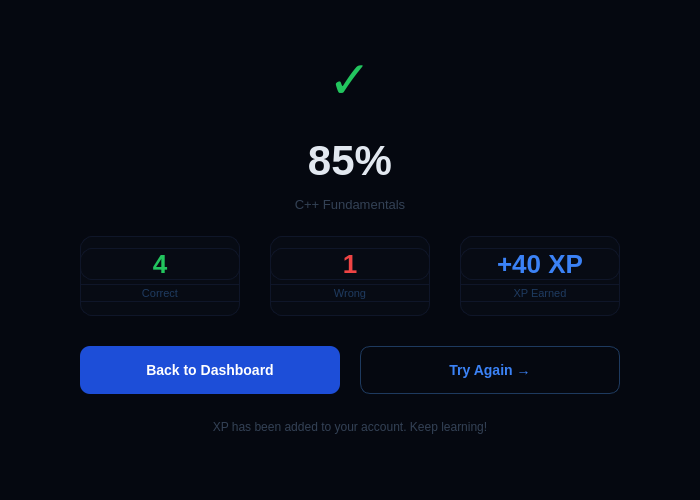
<?xml version="1.0" encoding="UTF-8"?>
<ui version="4.0">
 <class>quizresultwindow</class>
 <widget class="QWidget" name="quizresultwindow">
  <property name="geometry">
   <rect><x>0</x><y>0</y><width>700</width><height>500</height></rect>
  </property>
  <property name="windowTitle"><string>Langora — Results</string></property>
  <property name="styleSheet">
   <string notr="true">QWidget#quizresultwindow { background-color: #050810; }</string>
  </property>

  <!-- Result icon -->
  <widget class="QLabel" name="label_icon">
   <property name="geometry"><rect><x>270</x><y>40</y><width>160</width><height>80</height></rect></property>
   <property name="styleSheet"><string notr="true">QLabel { color: #22c55e; font-size: 52px; background: transparent; }</string></property>
   <property name="text"><string>✓</string></property>
   <property name="alignment"><set>Qt::AlignmentFlag::AlignCenter</set></property>
  </widget>

  <!-- Score -->
  <widget class="QLabel" name="label_score">
   <property name="geometry"><rect><x>100</x><y>130</y><width>500</width><height>60</height></rect></property>
   <property name="styleSheet"><string notr="true">QLabel { color: #e2e8f0; font-size: 42px; font-weight: bold; background: transparent; }</string></property>
   <property name="text"><string>85%</string></property>
   <property name="alignment"><set>Qt::AlignmentFlag::AlignCenter</set></property>
  </widget>

  <!-- Course name -->
  <widget class="QLabel" name="label_course">
   <property name="geometry"><rect><x>100</x><y>192</y><width>500</width><height>24</height></rect></property>
   <property name="styleSheet"><string notr="true">QLabel { color: #334155; font-size: 13px; background: transparent; }</string></property>
   <property name="text"><string>C++ Fundamentals</string></property>
   <property name="alignment"><set>Qt::AlignmentFlag::AlignCenter</set></property>
  </widget>

  <!-- Stats row -->
  <widget class="QFrame" name="stat_correct">
   <property name="geometry"><rect><x>80</x><y>236</y><width>160</width><height>80</height></rect></property>
   <property name="styleSheet"><string notr="true">QFrame { background: #070b14; border: 1px solid #0f1629; border-radius: 12px; }</string></property>
   <widget class="QLabel" name="label_correct_val">
    <property name="geometry"><rect><x>0</x><y>12</y><width>160</width><height>32</height></rect></property>
    <property name="styleSheet"><string notr="true">QLabel { color: #22c55e; font-size: 26px; font-weight: bold; background: transparent; }</string></property>
    <property name="text"><string>4</string></property>
    <property name="alignment"><set>Qt::AlignmentFlag::AlignCenter</set></property>
   </widget>
   <widget class="QLabel" name="label_correct_lbl">
    <property name="geometry"><rect><x>0</x><y>48</y><width>160</width><height>18</height></rect></property>
    <property name="styleSheet"><string notr="true">QLabel { color: #1e3a5f; font-size: 11px; background: transparent; }</string></property>
    <property name="text"><string>Correct</string></property>
    <property name="alignment"><set>Qt::AlignmentFlag::AlignCenter</set></property>
   </widget>
  </widget>

  <widget class="QFrame" name="stat_wrong">
   <property name="geometry"><rect><x>270</x><y>236</y><width>160</width><height>80</height></rect></property>
   <property name="styleSheet"><string notr="true">QFrame { background: #070b14; border: 1px solid #0f1629; border-radius: 12px; }</string></property>
   <widget class="QLabel" name="label_wrong_val">
    <property name="geometry"><rect><x>0</x><y>12</y><width>160</width><height>32</height></rect></property>
    <property name="styleSheet"><string notr="true">QLabel { color: #ef4444; font-size: 26px; font-weight: bold; background: transparent; }</string></property>
    <property name="text"><string>1</string></property>
    <property name="alignment"><set>Qt::AlignmentFlag::AlignCenter</set></property>
   </widget>
   <widget class="QLabel" name="label_wrong_lbl">
    <property name="geometry"><rect><x>0</x><y>48</y><width>160</width><height>18</height></rect></property>
    <property name="styleSheet"><string notr="true">QLabel { color: #1e3a5f; font-size: 11px; background: transparent; }</string></property>
    <property name="text"><string>Wrong</string></property>
    <property name="alignment"><set>Qt::AlignmentFlag::AlignCenter</set></property>
   </widget>
  </widget>

  <widget class="QFrame" name="stat_xp">
   <property name="geometry"><rect><x>460</x><y>236</y><width>160</width><height>80</height></rect></property>
   <property name="styleSheet"><string notr="true">QFrame { background: #070b14; border: 1px solid #0f1629; border-radius: 12px; }</string></property>
   <widget class="QLabel" name="label_xp_val">
    <property name="geometry"><rect><x>0</x><y>12</y><width>160</width><height>32</height></rect></property>
    <property name="styleSheet"><string notr="true">QLabel { color: #3b82f6; font-size: 26px; font-weight: bold; background: transparent; }</string></property>
    <property name="text"><string>+40 XP</string></property>
    <property name="alignment"><set>Qt::AlignmentFlag::AlignCenter</set></property>
   </widget>
   <widget class="QLabel" name="label_xp_lbl">
    <property name="geometry"><rect><x>0</x><y>48</y><width>160</width><height>18</height></rect></property>
    <property name="styleSheet"><string notr="true">QLabel { color: #1e3a5f; font-size: 11px; background: transparent; }</string></property>
    <property name="text"><string>XP Earned</string></property>
    <property name="alignment"><set>Qt::AlignmentFlag::AlignCenter</set></property>
   </widget>
  </widget>

  <!-- Back to dashboard -->
  <widget class="QPushButton" name="pushButton_dashboard">
   <property name="geometry"><rect><x>80</x><y>346</y><width>260</width><height>48</height></rect></property>
   <property name="styleSheet">
    <string notr="true">
QPushButton { background: #1d4ed8; color: white; border: none; border-radius: 10px; font-size: 14px; font-weight: bold; }
QPushButton:hover { background: #2563eb; }
    </string>
   </property>
   <property name="text"><string>Back to Dashboard</string></property>
  </widget>

  <!-- Retry -->
  <widget class="QPushButton" name="pushButton_retry">
   <property name="geometry"><rect><x>360</x><y>346</y><width>260</width><height>48</height></rect></property>
   <property name="styleSheet">
    <string notr="true">
QPushButton { background: transparent; color: #3b82f6; border: 1px solid #1e3a5f; border-radius: 10px; font-size: 14px; font-weight: bold; }
QPushButton:hover { background: #070f24; border-color: #1d4ed8; }
    </string>
   </property>
   <property name="text"><string>Try Again →</string></property>
  </widget>

  <!-- Message -->
  <widget class="QLabel" name="label_message">
   <property name="geometry"><rect><x>80</x><y>412</y><width>540</width><height>30</height></rect></property>
   <property name="styleSheet"><string notr="true">QLabel { color: #334155; font-size: 12px; background: transparent; }</string></property>
   <property name="text"><string>XP has been added to your account. Keep learning!</string></property>
   <property name="alignment"><set>Qt::AlignmentFlag::AlignCenter</set></property>
  </widget>

 </widget>
 <resources/>
 <connections/>
</ui>
